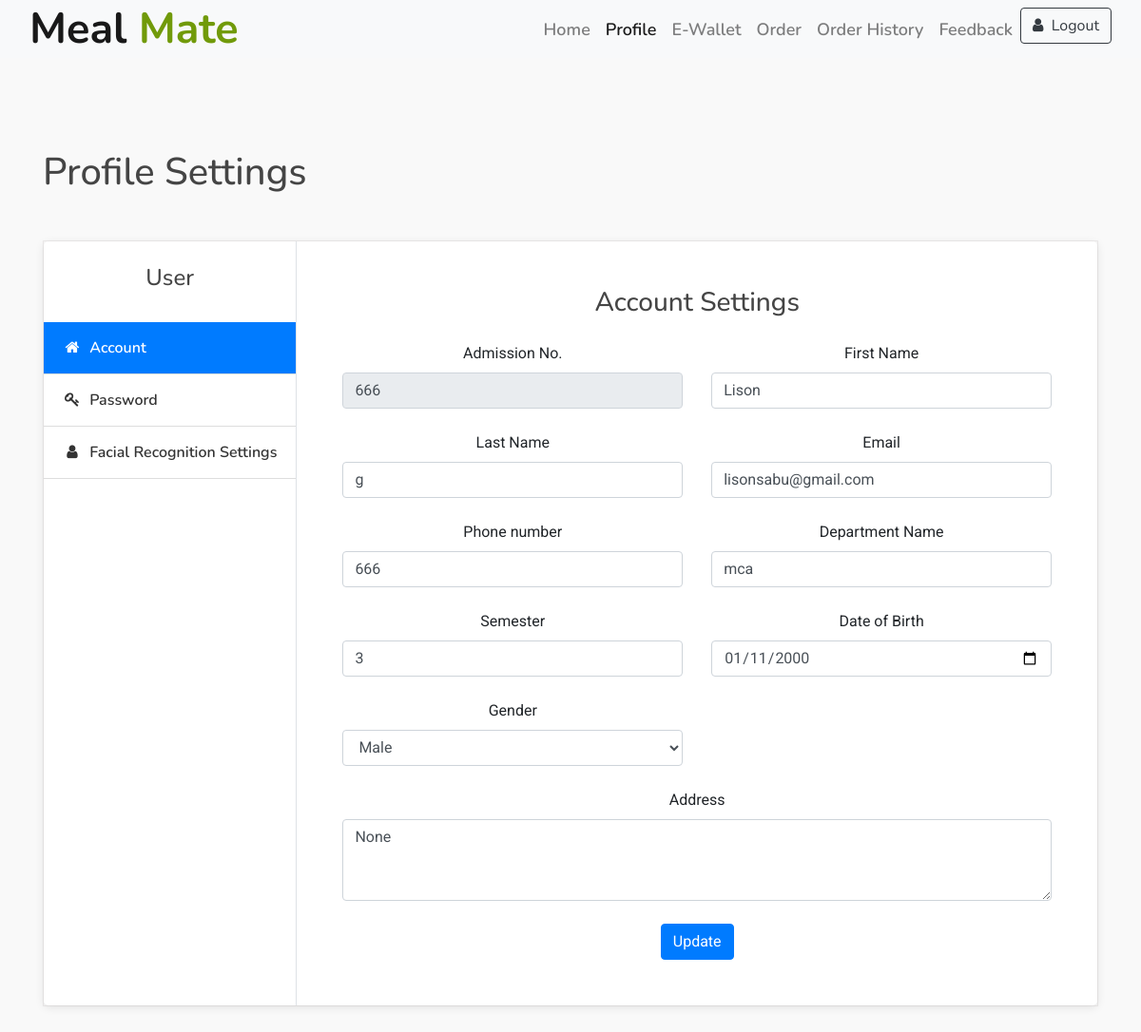
Page /profile/ (signed in) on the earlier database version.
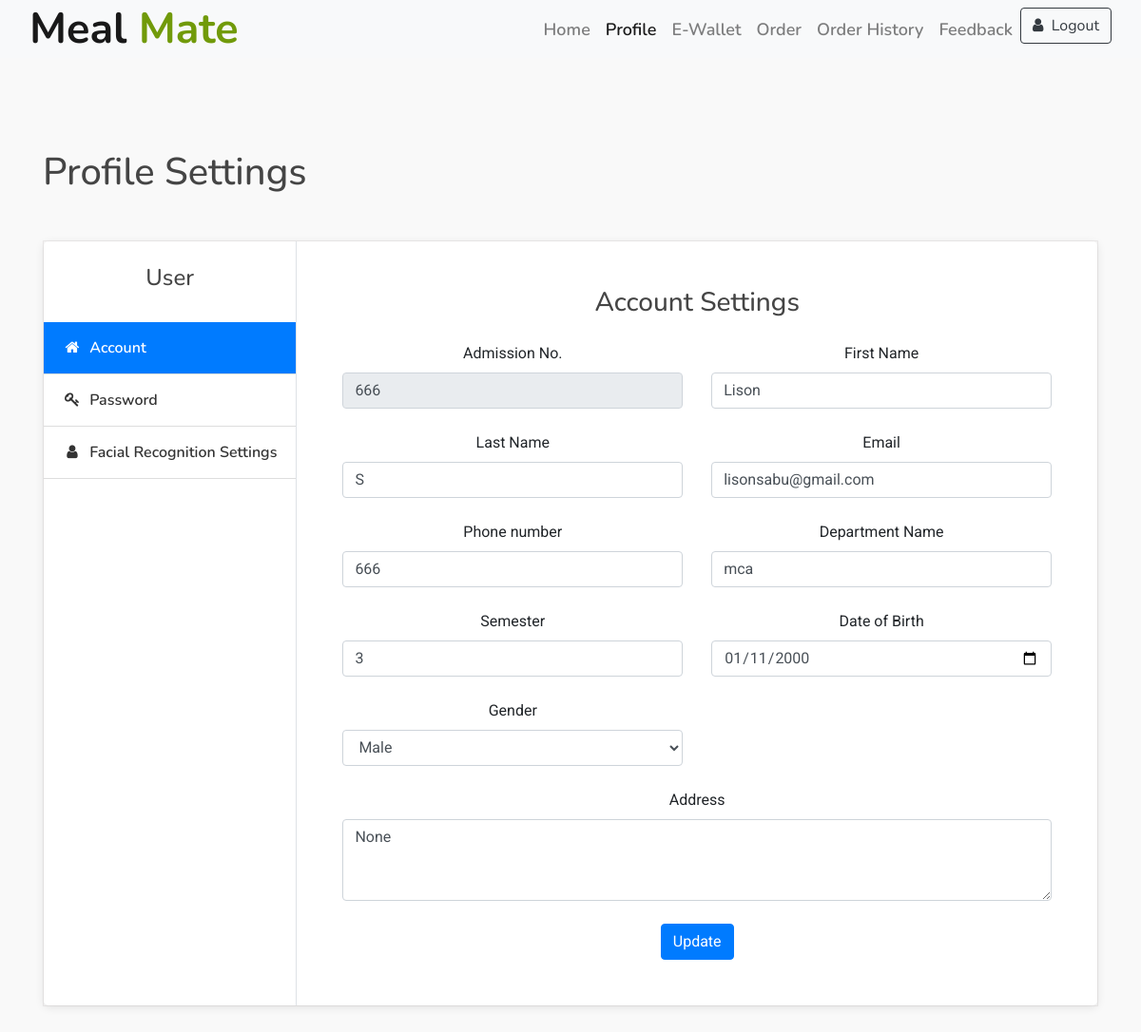
Same page on the later database version.
### accounts/models.py (models this page shows, shortened)
class Student(models.Model):
    GENDER_CHOICES = (
        ('M', 'Male'),
        ('F', 'Female'),
        ('O', 'Other')
    )
    studentid = models.IntegerField(primary_key=True)
    first_name = models.CharField(max_length=50)
    last_name = models.CharField(max_length=50)
    email = models.EmailField()
    password = models.CharField(max_length=50)
    virtual_wallet_balance = models.DecimalField(max_digits=8, decimal_places=2,default=00.00)
    department_name = models.CharField(max_length=50)
    semester = models.IntegerField(default=0)
    gender = models.CharField(max_length=1, choices=GENDER_CHOICES, default='O')
    dob = models.DateField(default='2000-01-01')
    address = models.CharField(max_length=200,default='None')
    mobileno = models.CharField(max_length=20)

### accounts/views.py (the view)
# urls.py: path('profile/', views.profile, name='profile'),
def profile(request):
    user_id = request.session.get('studentid')
    student = Student.objects.get(studentid=user_id)
    context = {'student': student}
    return render(request,'profile.html',context)

### templates/profile.html (shortened to what the changed rows need)
{%load static%}
<!DOCTYPE html>
<html lang="en">
    <head>
        <link href="https://stackpath.bootstrapcdn.com/bootstrap/4.4.1/css/bootstrap.min.css" rel="stylesheet">
        <link href="https://cdnjs.cloudflare.com/ajax/libs/font-awesome/5.10.0/css/all.min.css" rel="stylesheet">
        <link href="{% static 'lib/animate/animate.min.css'%}" rel="stylesheet">
        <link href="{% static 'lib/owlcarousel/assets/owl.carousel.min.css'%}" rel="stylesheet">
        <link href="{% static 'lib/flaticon/font/flaticon.css'%}" rel="stylesheet">
        <link href="{% static 'lib/tempusdominus/css/tempusdominus-bootstrap-4.min.css'%}" rel="stylesheet" />
        <link href="{% static 'css/style.css'%}" rel="stylesheet">
    	<link rel="stylesheet" type="text/css" href="https://stackpath.bootstrapcdn.com/bootstrap/4.3.1/css/bootstrap.min.css">
	<link rel="stylesheet" href="https://stackpath.bootstrapcdn.com/font-awesome/4.7.0/css/font-awesome.min.css">
    </head>
    <body>
        <section class="py-5 my-5">
            <div class="container">
                <h1 class="mb-5">Profile Settings</h1>
                <div class="container2">
                <div class="bg-white shadow rounded-lg d-block d-sm-flex">
                    <div class="tab-content p-4 p-md-5" id="v-pills-tabContent">
                        <div class="tab-pane fade show text-center active" id="account" role="tabpanel" aria-labelledby="account-tab">
                            <form method="post" action="{% url 'update_profile' %}">
                            <div class="row">
                                <div class="col-md-6">
                                    <div class="form-group">
                                        <label>Admission No.</label>
                                        <input type="number" class="form-control" name="studentid" placeholder="{{ student.studentid }}" value="{{ student.studentid }}" readonly>
                                    </div>
                                </div>
                                    <div class="col-md-6">
                                        <div class="form-group">
                                            <label>First Name</label>
                                            <input type="text" class="form-control" name="first_name"  placeholder="{{ student.first_name }}" value="{{ student.first_name }}">
                                        </div>
                                    </div>
                                    <div class="col-md-6">
                                        <div class="form-group">
                                            <label>Last Name</label>
                                            <input type="text" class="form-control" name="last_name"  placeholder="{{ student.last_name }}" value="{{ student.last_name }}">
                                        </div>
                                    </div>
                                    <div class="col-md-6">
                                        <div class="form-group">
                                            <label>Email</label>
                                            <input type="text" class="form-control" name="email"  placeholder="{{ student.email }}" value="{{ student.email }}">
                                        </div>
                                    </div>
                                    <div class="col-md-6">
                                        <div class="form-group">
                                            <label>Phone number</label>
                                            <input type="text" class="form-control" name="mobileno" placeholder="{{ student.mobileno }}" value="{{ student.mobileno }}" required pattern="[0-9]{10}" oninput="this.value = this.value.replace(/[^0-9]/g, '').slice(0,10);">
                                        </div>
                                    </div>
                                    <div class="col-md-6">
                                        <div class="form-group">
                                            <label>Department Name</label>
                                            <input type="text" class="form-control" name="department_name"  placeholder="{{ student.department_name }}" value="{{ student.department_name }}">
                                        </div>
                                    </div>
                                    <div class="col-md-6">
                                        <div class="form-group">
                                            <label>Semester</label>
                                            <input type="number" class="form-control" name="semester"  placeholder="{{ student.semester }}" value="{{ student.semester }}">
                                        </div>
                                    </div>
                                <div class="col-md-6">
                                    <div class="form-group">
                                          <label>Gender</label><br>
                                        <select class="form-control" name="gender">
                                            <option value="M" {% if student.gender == "M" %}selected{% endif %}>Male</option>
                                        </select>
                                    </div>
                                    </div>
                                    <div class="col-md-12">
                                        <div class="form-group">
                                            <label>Address</label>
                                            <textarea class="form-control" name="address" rows="3" placeholder="{{ student.address }}">{{ student.address }}</textarea>
                                        </div>
                                </div>
                            </div>
                        </div>
                    </div>
                </div>
                </div>
            </div>
        </section>
    </body>
</html>

Differences in the rows shown:
changed Student "Lison": last_name "g" → "S"
